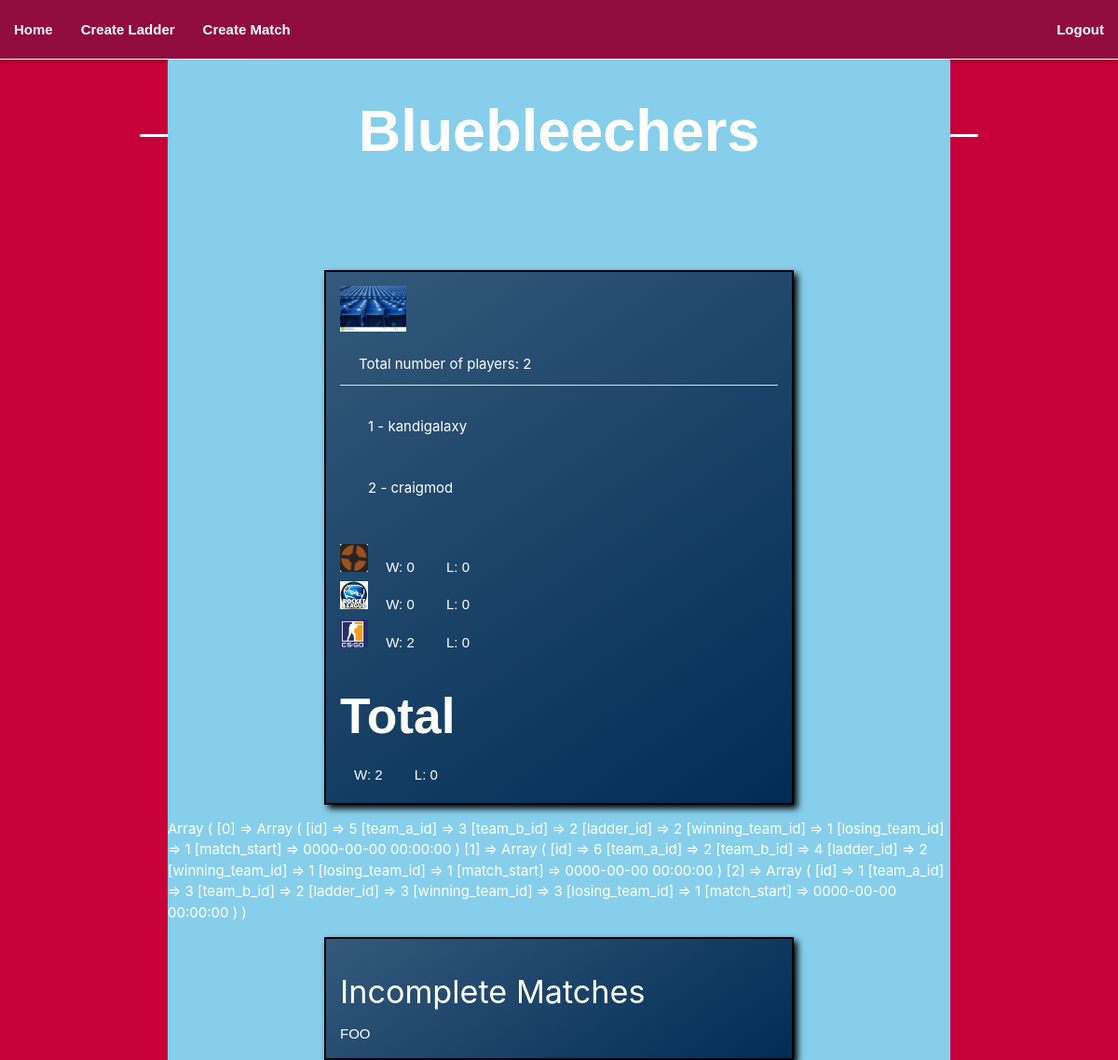
/teamcard.php?teamid=3 (signed in), run on an earlier commit of the app's database.
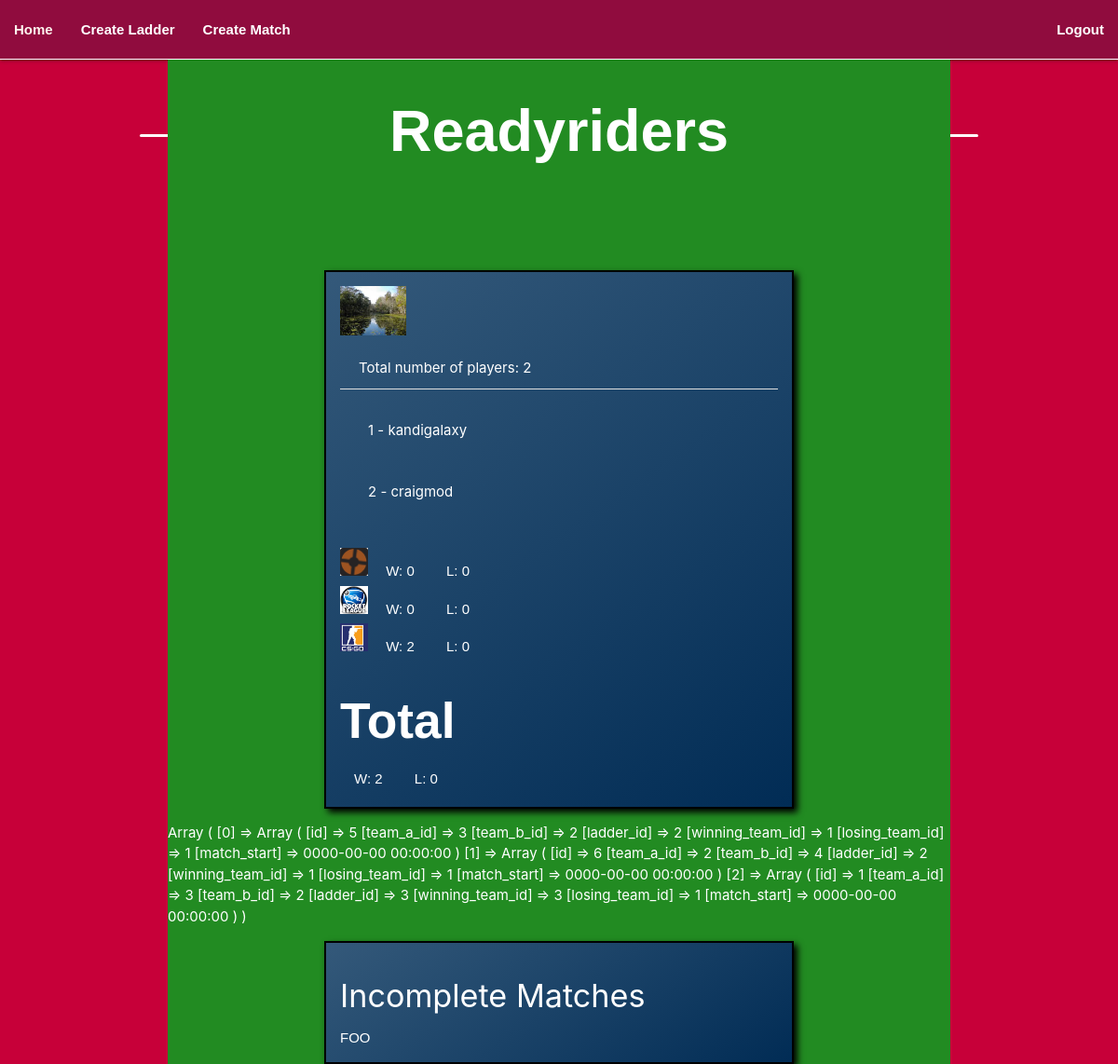
And on a later commit of the database.
### tables this page shows
CREATE TABLE IF NOT EXISTS `team` (
  `id` int(11) NOT NULL AUTO_INCREMENT,
  `team_name` varchar(24) NOT NULL,
  `color` varchar(16) NOT NULL,
  `image` varchar(256) NOT NULL,
  PRIMARY KEY (`id`)
);

### teamcard.php (the view, shortened to what this page needs)
<!DOCTYPE html>
<html lang="en">
<?php
    include 'functions.php';
	echo '<body>';
    $conn = dbconnect();
    $getTotalTeamWins = "SELECT count(*) AS total_win
        FROM played_match
        WHERE (team_a_id = " . (int)$_GET['teamid'] . " OR team_b_id = " . (int)$_GET['teamid'] . ") AND
            winning_team_id = " . (int)$_GET['teamid'] . " AND
			losing_team_id > 1";
    $stmt = $conn->prepare($getTotalTeamWins);
    $stmt->execute();
    $total_wins = $stmt->fetch(PDO::FETCH_ASSOC);
    $total_wins = $total_wins['total_win'];
    $getTotalTeamLosses = "SELECT count(*) AS total_loss
        FROM played_match
        WHERE (team_a_id = " . (int)$_GET['teamid'] . " OR team_b_id = " . (int)$_GET['teamid'] . ") AND
            losing_team_id = " . (int)$_GET['teamid'] . " AND
			winning_team_id > 1";
    $stmt = $conn->prepare($getTotalTeamLosses);
    $stmt->execute();
    $total_loss = $stmt->fetch(PDO::FETCH_ASSOC);
    $total_loss = $total_loss['total_loss'];
    $getTeamDetails = "SELECT * FROM team WHERE id = " . (int)$_GET['teamid'];
    $stmt = $conn->prepare($getTeamDetails);
    $stmt->execute();
    $team_details = $stmt->fetch(PDO::FETCH_ASSOC);
    $getLadders = "SELECT * FROM ladder";
    $stmt = $conn->prepare($getLadders);
    $stmt->execute();
    $ladders = $stmt->fetchAll(PDO::FETCH_ASSOC);
    $getTeamMembers = "SELECT player.name
        FROM player, team
        WHERE team.id = " . (int)$_GET['teamid'] . " AND
        team.id = player.team_id;";
    $stmt = $conn->prepare($getTeamMembers);
    $stmt->execute();
    $members = $stmt->fetchAll(PDO::FETCH_ASSOC);
?>
  <section class="container" style="background-color: <?php echo $team_details['color']; ?>">
    <div class="title">
    <h1><?php echo $team_details['team_name']; ?></h1></div>
    <div class="detailedteamcard">
      <div class="teamcard">
      <img src="img/<?php echo $team_details['image'] ?>" height="64" width="64" alt="teams logo">
        <ul class="collection with-header">
        <?php
        echo  '<li class="collection-header transparent white-text"> Total number of players: '  .  count($members) . '</li>';
        $count = 1;
        foreach($members as $member) {
            echo '<li class="collection-item transparent white-text">' . $count++ .  ' - ' .  $member['name'] . '</li>';
        } ?>
        </ul>
        <div class="teamstats">
<?php
    foreach ($ladders as $ladder) {
        $ladderLoss = "SELECT count(*) AS loss
            FROM played_match
            WHERE ladder_id = " . $ladder['id'] . " AND
            losing_team_id = " . (int)$_GET['teamid'] . " AND
			winning_team_id > 1";
            $stmt = $conn->prepare($ladderLoss);
            $stmt->execute();
            $losses = $stmt->fetch(PDO::FETCH_ASSOC);
        $ladderWins = "SELECT count(*) AS win
            FROM played_match
            WHERE ladder_id = " . $ladder['id'] . " AND
            winning_team_id = " . (int)$_GET['teamid'] . " AND
			losing_team_id > 1";
            $stmt = $conn->prepare($ladderWins);
            $stmt->execute();
            $wins = $stmt->fetch(PDO::FETCH_ASSOC);
?>
          <div>
            <img src="img/<?php echo $ladder['image']; ?>" alt="TF2 Logo">
            <p>W: <?php echo $wins['win'] ?></p>
            <p>L: <?php echo $losses['loss'] ?></p>
          </div>
<?php } ?>
          <div class="totalstats">
            <h2>Total</h2>
            <p>W: <?php echo $total_wins; ?></p>
            <p>L: <?php echo $total_loss; ?></p>
          </div>
        </div>
      </div>
    </div>
<?php
	$incomplete_matches = "SELECT * FROM `played_match`
			WHERE (losing_team_id = 1 OR winning_team_id = 1)
			AND (team_a_id = " . $_SESSION['TeamID'] . " OR team_b_id = " . $_SESSION['TeamID'] . ")
			ORDER BY ladder_id";
    $stmt = $conn->prepare($incomplete_matches);
    $stmt->execute();
    $matchlist = $stmt->fetchAll(PDO::FETCH_ASSOC);
	print_r($matchlist);
?>
	<div class="teamcard">
		<h4>Incomplete Matches</h4>
		<p>FOO</p>
    </div>
  </section>
</body>
</html>

What changed in the data, as far as the page shows it:
changed team: color "skyblue" → "forestgreen" (drawn); team_name "Bluebleechers" → "Readyriders"; image: a different picture
